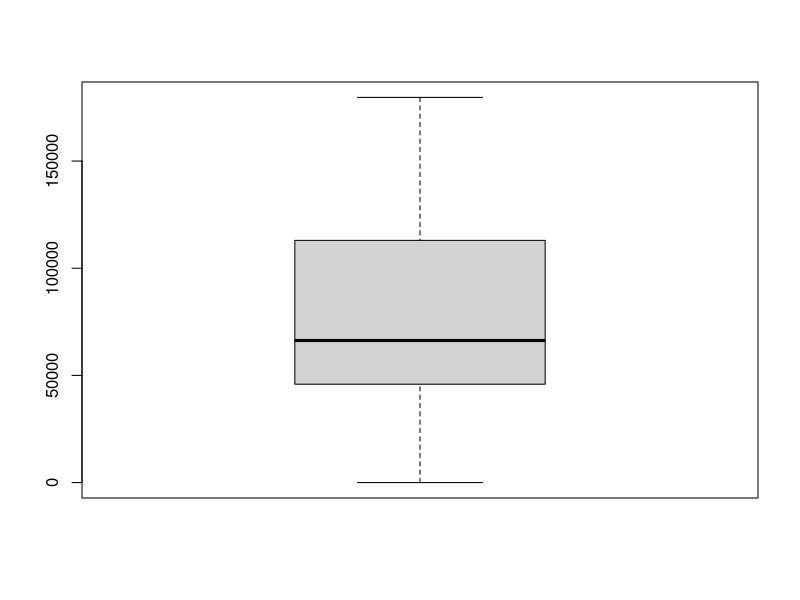
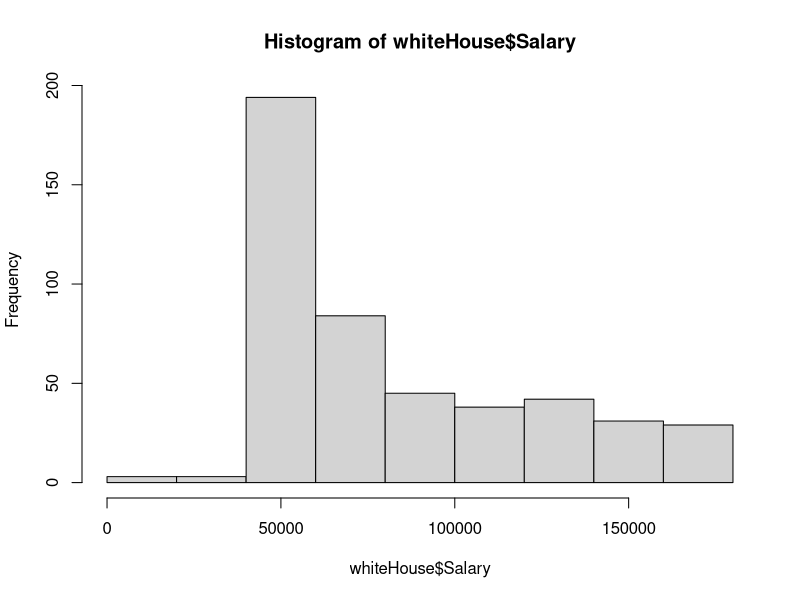

Here is the R script that generated these plots, in order:
#install packages 
remove.packages("readxl")
library(readxl)
#LOAD DATA
whiteHouse <- read_xlsx("2010_White_House_Staff.xlsx")
View(whiteHouse)
#MEASURE OF CENTRAL TENDENCY
#MEAN
mean(whiteHouse$Salary)
#MEDIAN
median(whiteHouse$Salary)
#STANDARD DEVIATION 
sd(whiteHouse$Salary)
#MEASURE OF VARIABILITY
#RANGE (MINIMUM AND MAXIMUM)
min(whiteHouse$Salary)
max(whiteHouse$Salary)
range(whiteHouse$Salary)
#PERCENTILES(QUARTILES)
#1/4 Quartiles
quantile(whiteHouse$Salary, c(0.25))
#1/2 Quartiles
quantile(whiteHouse$Salary, c(0.50))
#3/4 Quartiles
quantile(whiteHouse$Salary, c(0.75))
#100% quartile
quantile(whiteHouse$Salary, c(1))
#quartiles
quantile(whiteHouse$Salary)


#SUMMARY (THIS FUNCTION DOES A SUMMARY OF ALL STATISTICAL DESCRIPTION)
summary(whiteHouse$Salary)
#PLOTTING THE GRAPH
boxplot(whiteHouse$Salary)
hist(whiteHouse$Salary)
